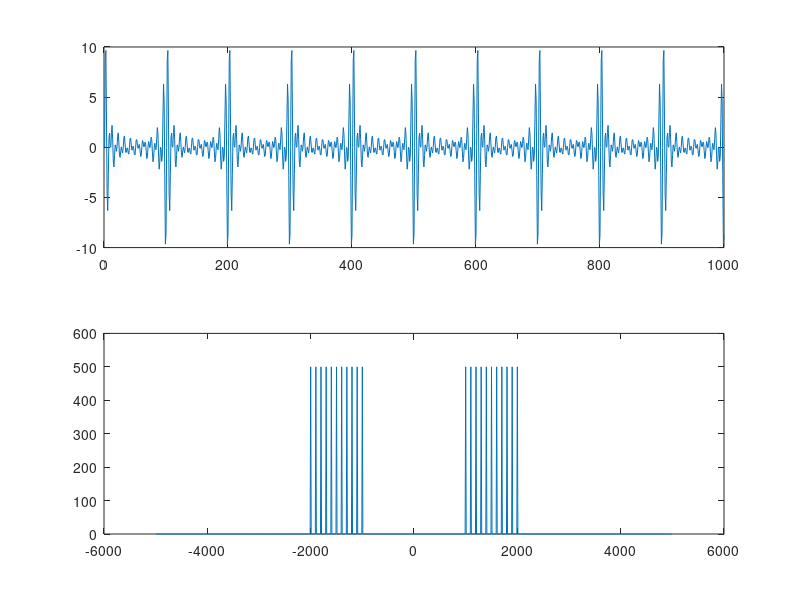
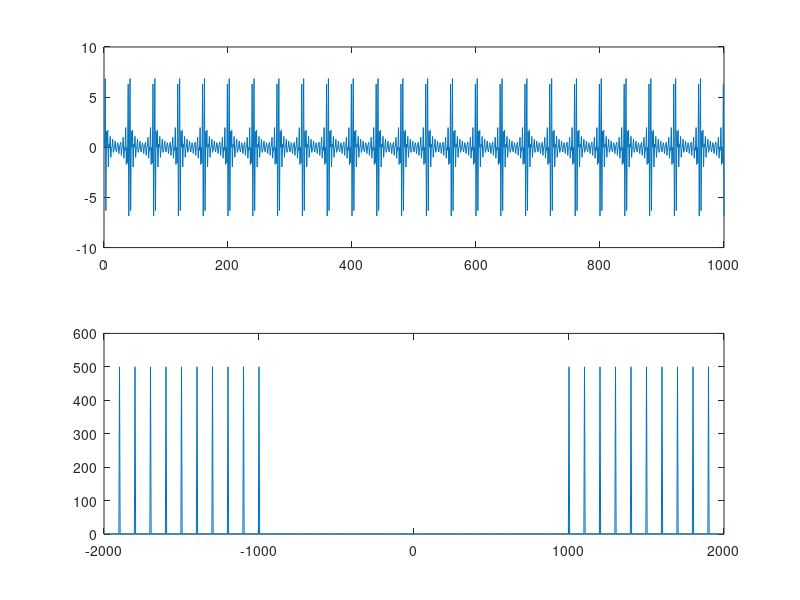
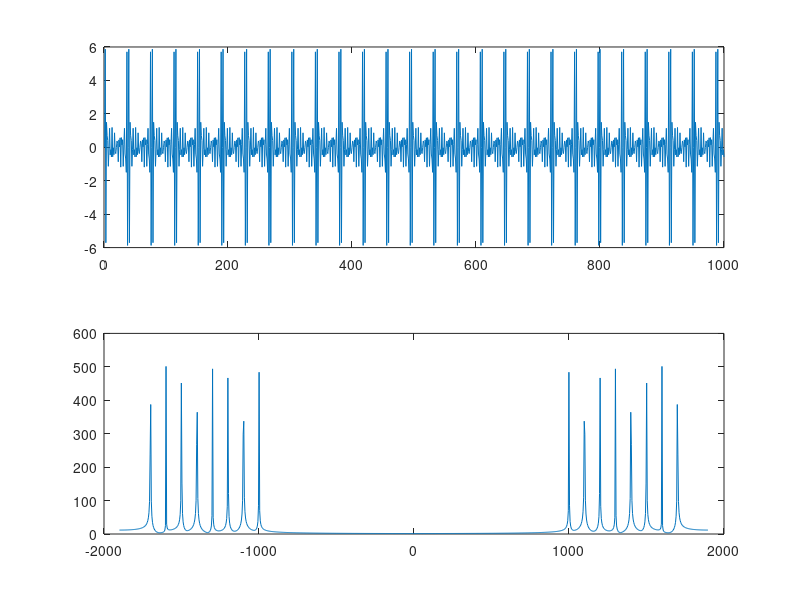

The MATLAB script that drew these images, in order:
clc
clear
close all

%% fs>2fmax
L=1000;
fc=1e3*(1:0.1:2);
fs=10e3;
t=(0:L-1)/fs;
x=sum(sin(2*pi*fc.'*t));
X=fftshift(fft(x));
ff=(-L/2:L/2-1)*(fs/L);

figure
subplot(2,1,1)
plot(x)
subplot(2,1,2)
plot(ff,abs(X))


%% fs=2fmax
L=1000;
fc=1e3*(1:0.1:2);
fs=4e3;
t=(0:L-1)/fs;
x=sum(sin(2*pi*fc.'*t));
X=fftshift(fft(x));
ff=(-L/2:L/2-1)*(fs/L);

figure
subplot(2,1,1)
plot(x)
subplot(2,1,2)
plot(ff,abs(X))

%% fs2<fmax
L=1000;
fc=1e3*(1:0.1:2);
fs=3.8e3;
t=(0:L-1)/fs;
x=sum(sin(2*pi*fc.'*t));
X=fftshift(fft(x));
ff=(-L/2:L/2-1)*(fs/L);

figure
subplot(2,1,1)
plot(x)
subplot(2,1,2)
plot(ff,abs(X))